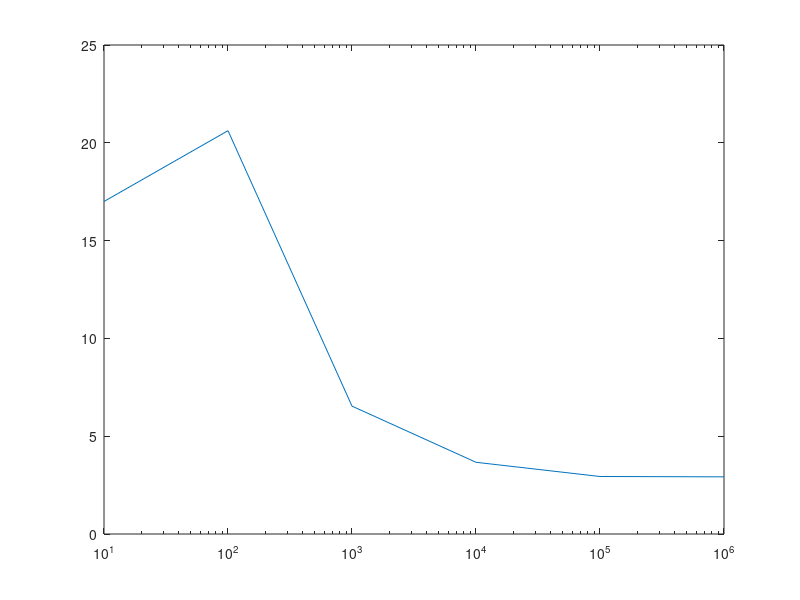

The MATLAB script that drew this image:
MC = [10, 100, 1000, 10000, 100000, 1e+06, ];
e_var = [17.0004, 20.6193, 6.53747, 3.6665, 2.93997, 2.92237, ];
m_var = [0.4504, 27.1087, 7.88438, 2.98819, 0.854757, 0.794755, ];
mean_mag = [0.037, 0.51795, 1.67923, 2.67901, 3.54553, 2.65884, ];
time_used = [0.00037, 0.003573, 0.041451, 0.388401, 3.79081, 37.9721, ];
accepted_states = [126, 62.44, 36.839, 31.9627, 31.7489, 31.6453, ];
probability = [0.225, 0.04, 0.07, 0.065, 0.055, 0.04, ];
semilogx(MC, e_var)
